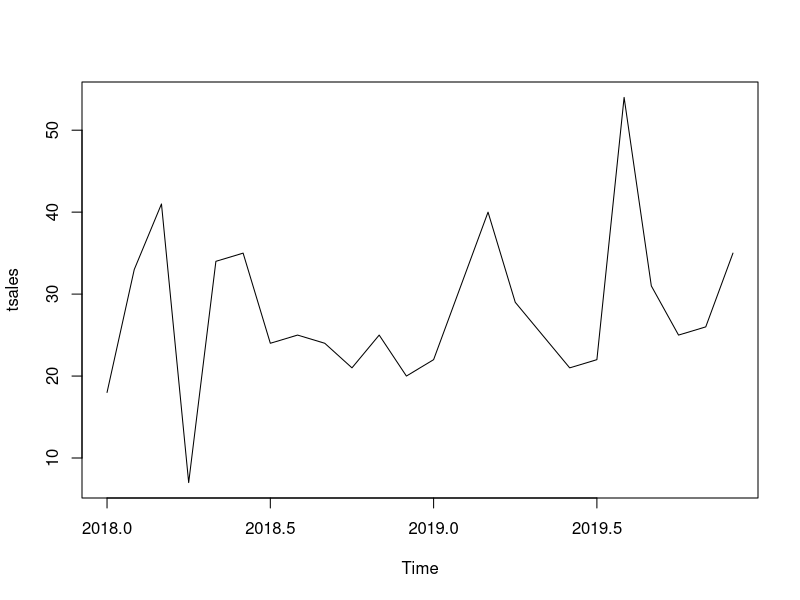
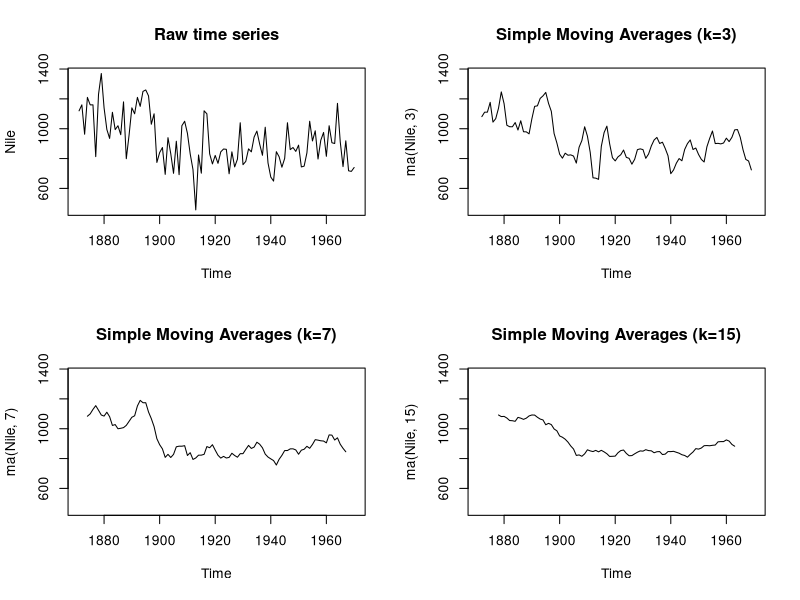
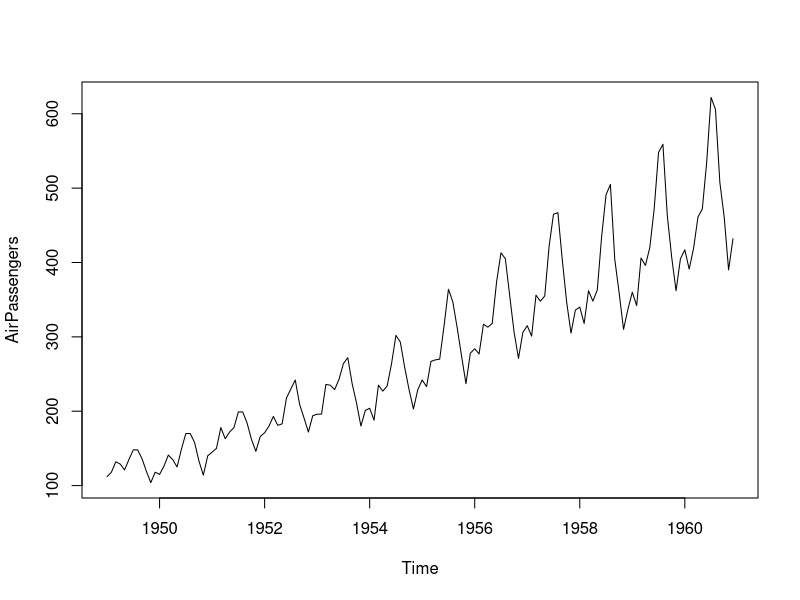
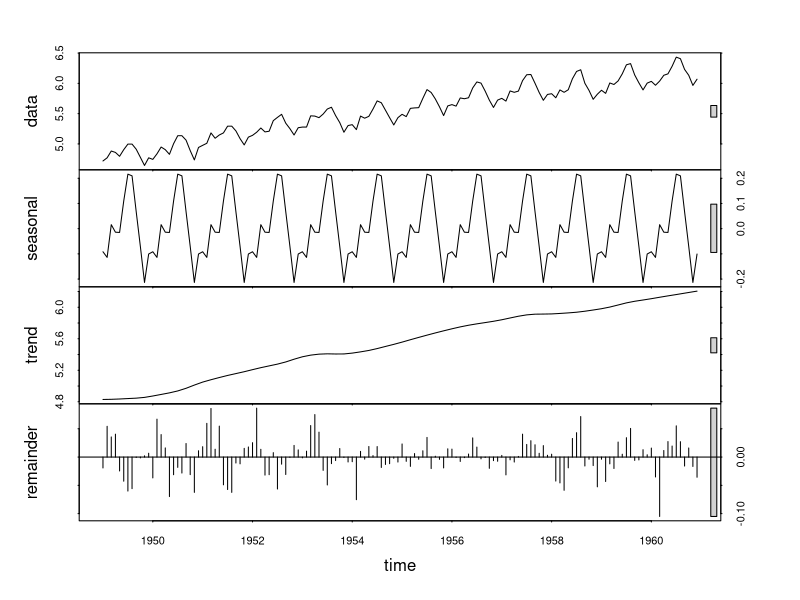
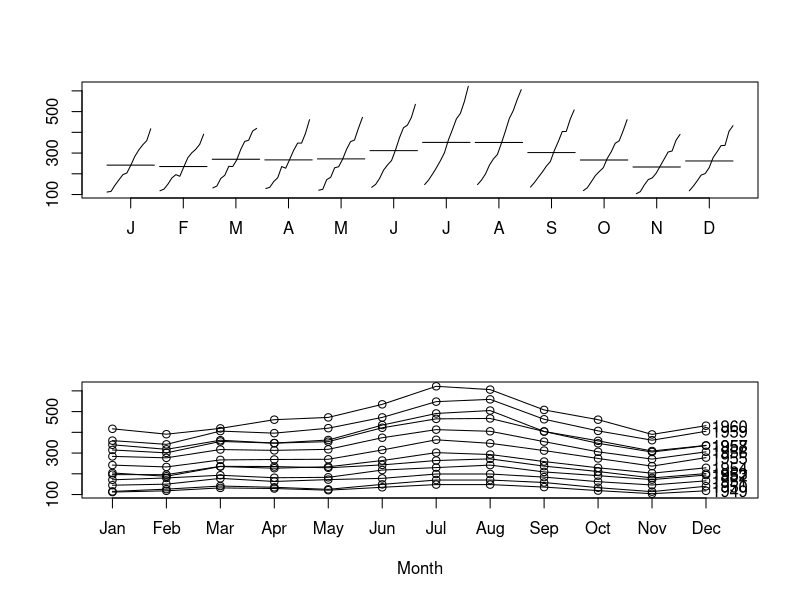

The R script that drew these images, in order:
# 15.1
sales <- c(18, 33, 41,  7, 34, 35, 24, 25, 24, 21, 25, 20,
           22, 31, 40, 29, 25, 21, 22, 54, 31, 25, 26, 35)
(tsales <- ts(sales, start=c(2018, 1), frequency=12))
plot(tsales)
start(tsales)
frequency(tsales)

(tsales.subset <- window(tsales, start=c(2018, 5), end=c(2019, 6)))

# 15.2
library(forecast)
opar <- par(no.readonly=TRUE)
par(mfrow=c(2,2))
ylim <- c(min(Nile), max(Nile))
plot(Nile, main="Raw time series")
plot(ma(Nile, 3), main="Simple Moving Averages (k=3)", ylim=ylim)
plot(ma(Nile, 7), main="Simple Moving Averages (k=7)", ylim=ylim)
plot(ma(Nile, 15), main="Simple Moving Averages (k=15)", ylim=ylim)
par(opar)

summary(AirPassengers)
plot(AirPassengers)

data <- log(AirPassengers)
summary(data)
fit <- stl(data, s.window="period")
summary(fit)
plot(fit)

fit$time.series
exp(fit$time.series)

opar <- par(no.readonly=TRUE)
library(forecast)
par(mfrow=c(2,1))
monthplot(AirPassengers, xlab="",  ylab="")
seasonplot(AirPassengers, year.labels="TRUE", main="")
par(opar)